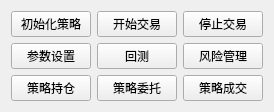
<?xml version="1.0" encoding="UTF-8"?>
<ui version="4.0">
 <class>StrategyPanel</class>
 <widget class="QWidget" name="StrategyPanel">
  <property name="geometry">
   <rect>
    <x>0</x>
    <y>0</y>
    <width>271</width>
    <height>107</height>
   </rect>
  </property>
  <property name="windowTitle">
   <string>Form</string>
  </property>
  <layout class="QGridLayout" name="gridLayout">
   <item row="0" column="0">
    <layout class="QVBoxLayout" name="verticalLayout">
     <item>
      <layout class="QHBoxLayout" name="horizontalLayout">
       <item>
        <widget class="QPushButton" name="init_strategy_pushButton">
         <property name="text">
          <string>初始化策略</string>
         </property>
        </widget>
       </item>
       <item>
        <widget class="QPushButton" name="begin_trade_pushButton">
         <property name="text">
          <string>开始交易</string>
         </property>
        </widget>
       </item>
       <item>
        <widget class="QPushButton" name="stop_trade_pushButton">
         <property name="text">
          <string>停止交易</string>
         </property>
        </widget>
       </item>
      </layout>
     </item>
     <item>
      <layout class="QHBoxLayout" name="horizontalLayout_2">
       <item>
        <widget class="QPushButton" name="paramter_set_pushButton">
         <property name="text">
          <string>参数设置</string>
         </property>
        </widget>
       </item>
       <item>
        <widget class="QPushButton" name="back_test_pushButton">
         <property name="text">
          <string>回测</string>
         </property>
        </widget>
       </item>
       <item>
        <widget class="QPushButton" name="risk_manage_pushButton">
         <property name="text">
          <string>风险管理</string>
         </property>
        </widget>
       </item>
      </layout>
     </item>
     <item>
      <layout class="QHBoxLayout" name="horizontalLayout_3">
       <item>
        <widget class="QPushButton" name="postionPushButton">
         <property name="text">
          <string>策略持仓</string>
         </property>
        </widget>
       </item>
       <item>
        <widget class="QPushButton" name="tradePushButton">
         <property name="text">
          <string>策略委托</string>
         </property>
        </widget>
       </item>
       <item>
        <widget class="QPushButton" name="orderPushButton">
         <property name="text">
          <string>策略成交</string>
         </property>
        </widget>
       </item>
      </layout>
     </item>
    </layout>
   </item>
  </layout>
 </widget>
 <resources/>
 <connections/>
</ui>
